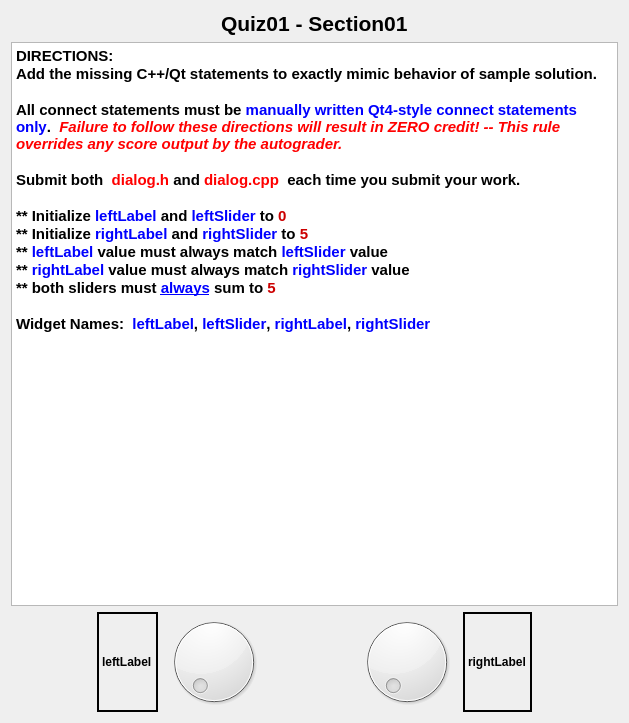
<?xml version="1.0" encoding="UTF-8"?>
<ui version="4.0">
 <class>Dialog</class>
 <widget class="QDialog" name="Dialog">
  <property name="geometry">
   <rect>
    <x>0</x>
    <y>0</y>
    <width>629</width>
    <height>723</height>
   </rect>
  </property>
  <property name="windowTitle">
   <string>Dialog</string>
  </property>
  <layout class="QVBoxLayout" name="verticalLayout">
   <item>
    <layout class="QHBoxLayout" name="horizontalLayout">
     <item>
      <spacer name="horizontalSpacer">
       <property name="orientation">
        <enum>Qt::Horizontal</enum>
       </property>
       <property name="sizeHint" stdset="0">
        <size>
         <width>40</width>
         <height>20</height>
        </size>
       </property>
      </spacer>
     </item>
     <item>
      <widget class="QLabel" name="label">
       <property name="sizePolicy">
        <sizepolicy hsizetype="Preferred" vsizetype="Minimum">
         <horstretch>0</horstretch>
         <verstretch>0</verstretch>
        </sizepolicy>
       </property>
       <property name="font">
        <font>
         <pointsize>16</pointsize>
         <weight>75</weight>
         <bold>true</bold>
        </font>
       </property>
       <property name="text">
        <string>Quiz01 - Section01</string>
       </property>
      </widget>
     </item>
     <item>
      <spacer name="horizontalSpacer_2">
       <property name="orientation">
        <enum>Qt::Horizontal</enum>
       </property>
       <property name="sizeHint" stdset="0">
        <size>
         <width>40</width>
         <height>20</height>
        </size>
       </property>
      </spacer>
     </item>
    </layout>
   </item>
   <item>
    <widget class="QTextBrowser" name="textBrowser">
     <property name="sizePolicy">
      <sizepolicy hsizetype="MinimumExpanding" vsizetype="Expanding">
       <horstretch>0</horstretch>
       <verstretch>0</verstretch>
      </sizepolicy>
     </property>
     <property name="font">
      <font>
       <pointsize>14</pointsize>
      </font>
     </property>
     <property name="html">
      <string>&lt;!DOCTYPE HTML PUBLIC &quot;-//W3C//DTD HTML 4.0//EN&quot; &quot;http://www.w3.org/TR/REC-html40/strict.dtd&quot;&gt;
&lt;html&gt;&lt;head&gt;&lt;meta name=&quot;qrichtext&quot; content=&quot;1&quot; /&gt;&lt;style type=&quot;text/css&quot;&gt;
p, li { white-space: pre-wrap; }
&lt;/style&gt;&lt;/head&gt;&lt;body style=&quot; font-family:'MS Shell Dlg 2'; font-size:14pt; font-weight:400; font-style:normal;&quot;&gt;
&lt;p style=&quot; margin-top:0px; margin-bottom:0px; margin-left:0px; margin-right:0px; -qt-block-indent:0; text-indent:0px;&quot;&gt;&lt;span style=&quot; font-family:'Cantarell'; font-size:11pt; font-weight:600;&quot;&gt;DIRECTIONS:&lt;/span&gt;&lt;/p&gt;
&lt;p style=&quot; margin-top:0px; margin-bottom:0px; margin-left:0px; margin-right:0px; -qt-block-indent:0; text-indent:0px;&quot;&gt;&lt;span style=&quot; font-family:'Cantarell'; font-size:11pt; font-weight:600;&quot;&gt;Add the missing C++/Qt statements to exactly mimic behavior of sample solution.  &lt;/span&gt;&lt;/p&gt;
&lt;p style=&quot;-qt-paragraph-type:empty; margin-top:0px; margin-bottom:0px; margin-left:0px; margin-right:0px; -qt-block-indent:0; text-indent:0px; font-family:'Cantarell'; font-size:11pt; font-weight:600;&quot;&gt;&lt;br /&gt;&lt;/p&gt;
&lt;p style=&quot; margin-top:0px; margin-bottom:0px; margin-left:0px; margin-right:0px; -qt-block-indent:0; text-indent:0px;&quot;&gt;&lt;span style=&quot; font-family:'Cantarell'; font-size:11pt; font-weight:600;&quot;&gt;All connect statements must be &lt;/span&gt;&lt;span style=&quot; font-family:'Cantarell'; font-size:11pt; font-weight:600; color:#0000ff;&quot;&gt;manually written Qt4-style connect statements only&lt;/span&gt;&lt;span style=&quot; font-family:'Cantarell'; font-size:11pt; font-weight:600;&quot;&gt;. &lt;/span&gt;&lt;span style=&quot; font-family:'Cantarell'; font-size:11pt; font-weight:600; color:#ff0000;&quot;&gt; &lt;/span&gt;&lt;span style=&quot; font-family:'Cantarell'; font-size:11pt; font-weight:600; font-style:italic; color:#ff0000;&quot;&gt;Failure to follow these directions will result in ZERO credit! -- This rule overrides any score output by the autograder.  &lt;/span&gt;&lt;/p&gt;
&lt;p style=&quot;-qt-paragraph-type:empty; margin-top:0px; margin-bottom:0px; margin-left:0px; margin-right:0px; -qt-block-indent:0; text-indent:0px; font-family:'Cantarell'; font-size:11pt; font-weight:600;&quot;&gt;&lt;br /&gt;&lt;/p&gt;
&lt;p style=&quot; margin-top:0px; margin-bottom:0px; margin-left:0px; margin-right:0px; -qt-block-indent:0; text-indent:0px;&quot;&gt;&lt;span style=&quot; font-family:'Cantarell'; font-size:11pt; font-weight:600;&quot;&gt;Submit both  &lt;/span&gt;&lt;span style=&quot; font-family:'Cantarell'; font-size:11pt; font-weight:600; color:#ff0000;&quot;&gt;dialog.h&lt;/span&gt;&lt;span style=&quot; font-family:'Cantarell'; font-size:11pt; font-weight:600;&quot;&gt; and &lt;/span&gt;&lt;span style=&quot; font-family:'Cantarell'; font-size:11pt; font-weight:600; color:#ff0000;&quot;&gt;dialog.cpp &lt;/span&gt;&lt;span style=&quot; font-family:'Cantarell'; font-size:11pt; font-weight:600;&quot;&gt; each time you submit your work.&lt;/span&gt;&lt;/p&gt;
&lt;p style=&quot;-qt-paragraph-type:empty; margin-top:0px; margin-bottom:0px; margin-left:0px; margin-right:0px; -qt-block-indent:0; text-indent:0px; font-family:'Cantarell'; font-size:11pt; font-weight:600;&quot;&gt;&lt;br /&gt;&lt;/p&gt;
&lt;p style=&quot; margin-top:0px; margin-bottom:0px; margin-left:0px; margin-right:0px; -qt-block-indent:0; text-indent:0px;&quot;&gt;&lt;span style=&quot; font-family:'Cantarell'; font-size:11pt; font-weight:600;&quot;&gt;** Initialize &lt;/span&gt;&lt;span style=&quot; font-family:'Cantarell'; font-size:11pt; font-weight:600; color:#0000ff;&quot;&gt;leftLabel&lt;/span&gt;&lt;span style=&quot; font-family:'Cantarell'; font-size:11pt; font-weight:600;&quot;&gt; and &lt;/span&gt;&lt;span style=&quot; font-family:'Cantarell'; font-size:11pt; font-weight:600; color:#0000ff;&quot;&gt;leftSlider&lt;/span&gt;&lt;span style=&quot; font-family:'Cantarell'; font-size:11pt; font-weight:600;&quot;&gt; to &lt;/span&gt;&lt;span style=&quot; font-family:'Cantarell'; font-size:11pt; font-weight:600; color:#cc0000;&quot;&gt;0&lt;/span&gt;&lt;/p&gt;
&lt;p style=&quot; margin-top:0px; margin-bottom:0px; margin-left:0px; margin-right:0px; -qt-block-indent:0; text-indent:0px;&quot;&gt;&lt;span style=&quot; font-family:'Cantarell'; font-size:11pt; font-weight:600;&quot;&gt;** Initialize &lt;/span&gt;&lt;span style=&quot; font-family:'Cantarell'; font-size:11pt; font-weight:600; color:#0000ff;&quot;&gt;rightLabel&lt;/span&gt;&lt;span style=&quot; font-family:'Cantarell'; font-size:11pt; font-weight:600;&quot;&gt; and &lt;/span&gt;&lt;span style=&quot; font-family:'Cantarell'; font-size:11pt; font-weight:600; color:#0000ff;&quot;&gt;rightSlider&lt;/span&gt;&lt;span style=&quot; font-family:'Cantarell'; font-size:11pt; font-weight:600;&quot;&gt; to &lt;/span&gt;&lt;span style=&quot; font-family:'Cantarell'; font-size:11pt; font-weight:600; color:#cc0000;&quot;&gt;5&lt;/span&gt;&lt;/p&gt;
&lt;p style=&quot; margin-top:0px; margin-bottom:0px; margin-left:0px; margin-right:0px; -qt-block-indent:0; text-indent:0px;&quot;&gt;&lt;span style=&quot; font-family:'Cantarell'; font-size:11pt; font-weight:600;&quot;&gt;** &lt;/span&gt;&lt;span style=&quot; font-family:'Cantarell'; font-size:11pt; font-weight:600; color:#0000ff;&quot;&gt;leftLabel&lt;/span&gt;&lt;span style=&quot; font-family:'Cantarell'; font-size:11pt; font-weight:600;&quot;&gt; value must always match&lt;/span&gt;&lt;span style=&quot; font-family:'Cantarell'; font-size:11pt; font-weight:600; color:#0000ff;&quot;&gt; leftSlider &lt;/span&gt;&lt;span style=&quot; font-family:'Cantarell'; font-size:11pt; font-weight:600;&quot;&gt;value&lt;/span&gt;&lt;/p&gt;
&lt;p style=&quot; margin-top:0px; margin-bottom:0px; margin-left:0px; margin-right:0px; -qt-block-indent:0; text-indent:0px;&quot;&gt;&lt;span style=&quot; font-family:'Cantarell'; font-size:11pt; font-weight:600;&quot;&gt;**&lt;/span&gt;&lt;span style=&quot; font-family:'Cantarell'; font-size:11pt; font-weight:600; color:#0000ff;&quot;&gt; rightLabel &lt;/span&gt;&lt;span style=&quot; font-family:'Cantarell'; font-size:11pt; font-weight:600;&quot;&gt;value must always match &lt;/span&gt;&lt;span style=&quot; font-family:'Cantarell'; font-size:11pt; font-weight:600; color:#0000ff;&quot;&gt;rightSlider&lt;/span&gt;&lt;span style=&quot; font-family:'Cantarell'; font-size:11pt; font-weight:600;&quot;&gt; value&lt;/span&gt;&lt;/p&gt;
&lt;p style=&quot; margin-top:0px; margin-bottom:0px; margin-left:0px; margin-right:0px; -qt-block-indent:0; text-indent:0px;&quot;&gt;&lt;span style=&quot; font-family:'Cantarell'; font-size:11pt; font-weight:600;&quot;&gt;** both sliders must &lt;/span&gt;&lt;span style=&quot; font-family:'Cantarell'; font-size:11pt; font-weight:600; text-decoration: underline; color:#0000ff;&quot;&gt;always&lt;/span&gt;&lt;span style=&quot; font-family:'Cantarell'; font-size:11pt; font-weight:600;&quot;&gt; sum to &lt;/span&gt;&lt;span style=&quot; font-family:'Cantarell'; font-size:11pt; font-weight:600; color:#cc0000;&quot;&gt;5&lt;/span&gt;&lt;/p&gt;
&lt;p style=&quot;-qt-paragraph-type:empty; margin-top:0px; margin-bottom:0px; margin-left:0px; margin-right:0px; -qt-block-indent:0; text-indent:0px; font-family:'Cantarell'; font-size:11pt; font-weight:600;&quot;&gt;&lt;br /&gt;&lt;/p&gt;
&lt;p style=&quot; margin-top:0px; margin-bottom:0px; margin-left:0px; margin-right:0px; -qt-block-indent:0; text-indent:0px;&quot;&gt;&lt;span style=&quot; font-family:'Cantarell'; font-size:11pt; font-weight:600;&quot;&gt;Widget Names:  &lt;/span&gt;&lt;span style=&quot; font-family:'Cantarell'; font-size:11pt; font-weight:600; color:#0000ff;&quot;&gt;leftLabel&lt;/span&gt;&lt;span style=&quot; font-family:'Cantarell'; font-size:11pt; font-weight:600;&quot;&gt;, &lt;/span&gt;&lt;span style=&quot; font-family:'Cantarell'; font-size:11pt; font-weight:600; color:#0000ff;&quot;&gt;leftSlider&lt;/span&gt;&lt;span style=&quot; font-family:'Cantarell'; font-size:11pt; font-weight:600;&quot;&gt;, &lt;/span&gt;&lt;span style=&quot; font-family:'Cantarell'; font-size:11pt; font-weight:600; color:#0000ff;&quot;&gt;rightLabel&lt;/span&gt;&lt;span style=&quot; font-family:'Cantarell'; font-size:11pt; font-weight:600;&quot;&gt;, &lt;/span&gt;&lt;span style=&quot; font-family:'Cantarell'; font-size:11pt; font-weight:600; color:#0000ff;&quot;&gt;rightSlider&lt;/span&gt;&lt;/p&gt;&lt;/body&gt;&lt;/html&gt;</string>
     </property>
    </widget>
   </item>
   <item>
    <layout class="QHBoxLayout" name="horizontalLayout_2">
     <item>
      <spacer name="horizontalSpacer_4">
       <property name="orientation">
        <enum>Qt::Horizontal</enum>
       </property>
       <property name="sizeHint" stdset="0">
        <size>
         <width>40</width>
         <height>20</height>
        </size>
       </property>
      </spacer>
     </item>
     <item>
      <widget class="QLabel" name="leftLabel">
       <property name="font">
        <font>
         <weight>75</weight>
         <bold>true</bold>
        </font>
       </property>
       <property name="frameShape">
        <enum>QFrame::WinPanel</enum>
       </property>
       <property name="text">
        <string>leftLabel</string>
       </property>
      </widget>
     </item>
     <item>
      <widget class="QDial" name="leftDial">
       <property name="maximum">
        <number>5</number>
       </property>
      </widget>
     </item>
     <item>
      <spacer name="horizontalSpacer_3">
       <property name="orientation">
        <enum>Qt::Horizontal</enum>
       </property>
       <property name="sizeHint" stdset="0">
        <size>
         <width>78</width>
         <height>20</height>
        </size>
       </property>
      </spacer>
     </item>
     <item>
      <widget class="QDial" name="rightDial">
       <property name="maximum">
        <number>5</number>
       </property>
      </widget>
     </item>
     <item>
      <widget class="QLabel" name="rightLabel">
       <property name="font">
        <font>
         <weight>75</weight>
         <bold>true</bold>
        </font>
       </property>
       <property name="frameShape">
        <enum>QFrame::WinPanel</enum>
       </property>
       <property name="text">
        <string>rightLabel</string>
       </property>
      </widget>
     </item>
     <item>
      <spacer name="horizontalSpacer_5">
       <property name="orientation">
        <enum>Qt::Horizontal</enum>
       </property>
       <property name="sizeHint" stdset="0">
        <size>
         <width>40</width>
         <height>20</height>
        </size>
       </property>
      </spacer>
     </item>
    </layout>
   </item>
  </layout>
 </widget>
 <layoutdefault spacing="6" margin="11"/>
 <resources/>
 <connections/>
</ui>
